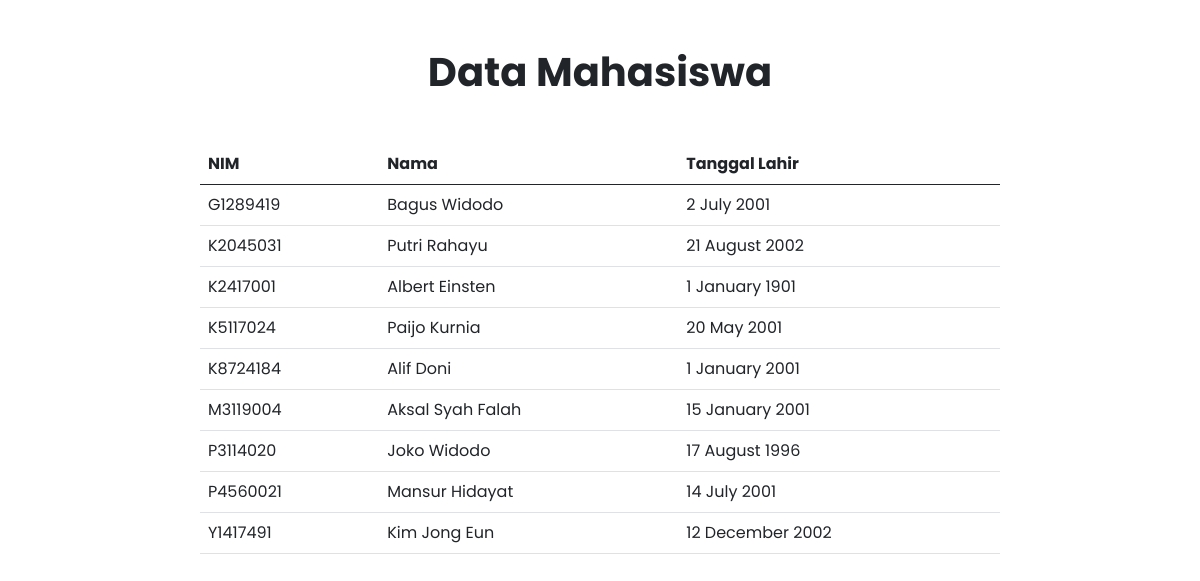
Page /table.php on the committed database.
### tables this page shows
CREATE TABLE `tb_identitas` (
  `identitas_nim` char(8) NOT NULL,
  `identitas_nama` varchar(64) NOT NULL,
  `identitas_password` varchar(255) NOT NULL,
  `identitas_tanggal_lahir` date NOT NULL
);

### controller/project-id.php (called while the page is built, shortened)
<?php
    $stylesheet = "css/bootstrap.min.css";
?>

### table.php (the view)
<?php
require 'controller/db-connect.php';
require 'controller/project-id.php';
require 'view/header.php';
?>
<main class="col-md-8 mx-auto mt-5">
    <h1 class="text-center fw-bold mb-5">Data Mahasiswa</h1>
    <table class="table">
        <thead>
            <tr>
                <th scope="col">NIM</th>
                <th scope="col">Nama</th>
                <th scope="col">Tanggal Lahir</th>
            </tr>
        </thead>
        <?php
            $sql = "SELECT * FROM tb_identitas";
            $result = $conn->query($sql);
        ?>
        <?php if ($result->num_rows > 0): ?>
            <tbody>
                <?php while($dataMahasiswa = $result->fetch_assoc()): ?>
                    <tr>
                        <td><?php echo $dataMahasiswa['identitas_nim']; ?></td>
                        <td><?php echo $dataMahasiswa['identitas_nama']; ?></td>
                        <td><?php echo date("j F Y", strtotime($dataMahasiswa['identitas_tanggal_lahir'])); ?></td>
                    </tr>
                <?php endwhile; ?>
            </tbody>
        <?php endif; ?>
    </table>
</main>
<?php
require 'view/footer.php';
?>

### view/header.php (shortened to what this page needs)
<!DOCTYPE html>
<html lang="en">
<head>
    <link rel="stylesheet" href="<?php echo $stylesheet; ?>">
</head>
<body>

### view/footer.php
</body>
</html>

### rows in the picture
tb_identitas: identitas_nim "G1289419", identitas_nama "Bagus Widodo", identitas_tanggal_lahir "2 July 2001"
tb_identitas: identitas_nim "K2045031", identitas_nama "Putri Rahayu", identitas_tanggal_lahir "21 August 2002"
tb_identitas: identitas_nim "K2417001", identitas_nama "Albert Einsten", identitas_tanggal_lahir "1 January 1901"
tb_identitas: identitas_nim "K5117024", identitas_nama "Paijo Kurnia", identitas_tanggal_lahir "20 May 2001"
tb_identitas: identitas_nim "K8724184", identitas_nama "Alif Doni", identitas_tanggal_lahir "1 January 2001"
tb_identitas: identitas_nim "M3119004", identitas_nama "Aksal Syah Falah", identitas_tanggal_lahir "15 January 2001"
tb_identitas: identitas_nim "P3114020", identitas_nama "Joko Widodo", identitas_tanggal_lahir "17 August 1996"
tb_identitas: identitas_nim "P4560021", identitas_nama "Mansur Hidayat", identitas_tanggal_lahir "14 July 2001"
tb_identitas: identitas_nim "Y1417491", identitas_nama "Kim Jong Eun", identitas_tanggal_lahir "12 December 2002"
